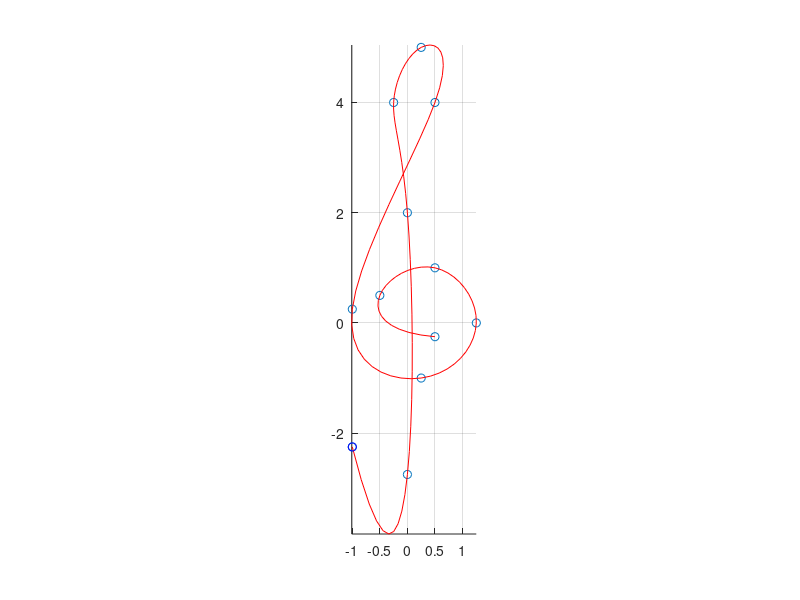

Recreate this plot in MATLAB.
x = [.5 -.5 .5 1.25 0.25 -1 .5 0.25 -0.25 0 0 -1];
y = [-0.25 .5 1 0 -1 0.25 4 5 4 2 -2.75 -2.25];
n = length(x);
t = 0:1:n-1;
tt = 0:.1:n-1;
xx = spline(t,x,tt); yy = spline(t,y,tt);
figure(); hold on, axis equal
plot(x,y,'o'), grid on
comet(xx,yy')